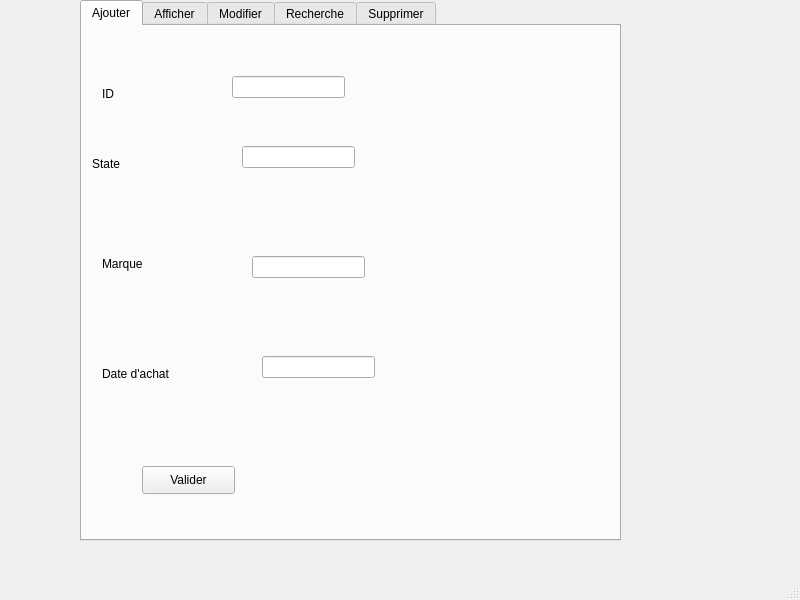
<?xml version="1.0" encoding="UTF-8"?>
<ui version="4.0">
 <class>MainWindow</class>
 <widget class="QMainWindow" name="MainWindow">
  <property name="geometry">
   <rect>
    <x>0</x>
    <y>0</y>
    <width>800</width>
    <height>600</height>
   </rect>
  </property>
  <property name="acceptDrops">
   <bool>true</bool>
  </property>
  <property name="windowTitle">
   <string>Gestion Des Machines</string>
  </property>
  <widget class="QWidget" name="centralwidget">
   <widget class="QTabWidget" name="tabWidget">
    <property name="geometry">
     <rect>
      <x>80</x>
      <y>0</y>
      <width>541</width>
      <height>541</height>
     </rect>
    </property>
    <property name="currentIndex">
     <number>0</number>
    </property>
    <widget class="QWidget" name="tab">
     <attribute name="title">
      <string>Ajouter</string>
     </attribute>
     <widget class="QLineEdit" name="le_numserie">
      <property name="geometry">
       <rect>
        <x>160</x>
        <y>120</y>
        <width>113</width>
        <height>22</height>
       </rect>
      </property>
     </widget>
     <widget class="QLineEdit" name="le_marque">
      <property name="geometry">
       <rect>
        <x>170</x>
        <y>230</y>
        <width>113</width>
        <height>22</height>
       </rect>
      </property>
     </widget>
     <widget class="QLabel" name="label_3">
      <property name="geometry">
       <rect>
        <x>20</x>
        <y>230</y>
        <width>56</width>
        <height>16</height>
       </rect>
      </property>
      <property name="text">
       <string>Marque</string>
      </property>
     </widget>
     <widget class="QLabel" name="label">
      <property name="geometry">
       <rect>
        <x>20</x>
        <y>60</y>
        <width>56</width>
        <height>16</height>
       </rect>
      </property>
      <property name="text">
       <string>ID</string>
      </property>
     </widget>
     <widget class="QLineEdit" name="le_date">
      <property name="geometry">
       <rect>
        <x>180</x>
        <y>330</y>
        <width>113</width>
        <height>22</height>
       </rect>
      </property>
     </widget>
     <widget class="QLabel" name="label_4">
      <property name="geometry">
       <rect>
        <x>20</x>
        <y>340</y>
        <width>91</width>
        <height>16</height>
       </rect>
      </property>
      <property name="text">
       <string>Date d'achat</string>
      </property>
     </widget>
     <widget class="QLabel" name="label_2">
      <property name="geometry">
       <rect>
        <x>10</x>
        <y>130</y>
        <width>111</width>
        <height>16</height>
       </rect>
      </property>
      <property name="text">
       <string>State</string>
      </property>
     </widget>
     <widget class="QLineEdit" name="le_id">
      <property name="geometry">
       <rect>
        <x>150</x>
        <y>50</y>
        <width>113</width>
        <height>22</height>
       </rect>
      </property>
     </widget>
     <widget class="QPushButton" name="le_ajouter">
      <property name="geometry">
       <rect>
        <x>60</x>
        <y>440</y>
        <width>93</width>
        <height>28</height>
       </rect>
      </property>
      <property name="text">
       <string>Valider</string>
      </property>
     </widget>
    </widget>
    <widget class="QWidget" name="tab_3">
     <attribute name="title">
      <string>Afficher</string>
     </attribute>
     <widget class="QPushButton" name="pushButton_5">
      <property name="geometry">
       <rect>
        <x>90</x>
        <y>300</y>
        <width>93</width>
        <height>28</height>
       </rect>
      </property>
      <property name="text">
       <string>OK</string>
      </property>
     </widget>
     <widget class="QTableView" name="tab_machine">
      <property name="geometry">
       <rect>
        <x>50</x>
        <y>40</y>
        <width>351</width>
        <height>221</height>
       </rect>
      </property>
     </widget>
     <widget class="QPushButton" name="le_trier">
      <property name="geometry">
       <rect>
        <x>180</x>
        <y>440</y>
        <width>93</width>
        <height>28</height>
       </rect>
      </property>
      <property name="text">
       <string>Trier</string>
      </property>
     </widget>
     <widget class="QPushButton" name="le_pdf">
      <property name="geometry">
       <rect>
        <x>270</x>
        <y>300</y>
        <width>93</width>
        <height>28</height>
       </rect>
      </property>
      <property name="text">
       <string>Imprimer</string>
      </property>
     </widget>
     <widget class="QComboBox" name="attributebox">
      <property name="geometry">
       <rect>
        <x>190</x>
        <y>340</y>
        <width>73</width>
        <height>22</height>
       </rect>
      </property>
      <item>
       <property name="text">
        <string>ID</string>
       </property>
      </item>
      <item>
       <property name="text">
        <string>MARQUE</string>
       </property>
      </item>
      <item>
       <property name="text">
        <string>DATEA</string>
       </property>
      </item>
     </widget>
     <widget class="QComboBox" name="croicbox">
      <property name="geometry">
       <rect>
        <x>190</x>
        <y>380</y>
        <width>73</width>
        <height>22</height>
       </rect>
      </property>
      <item>
       <property name="text">
        <string>croissante</string>
       </property>
      </item>
      <item>
       <property name="text">
        <string>decroissant</string>
       </property>
      </item>
     </widget>
    </widget>
    <widget class="QWidget" name="tab_2">
     <attribute name="title">
      <string>Modifier</string>
     </attribute>
     <widget class="QLabel" name="label_8">
      <property name="geometry">
       <rect>
        <x>40</x>
        <y>210</y>
        <width>56</width>
        <height>16</height>
       </rect>
      </property>
      <property name="text">
       <string>Marque</string>
      </property>
     </widget>
     <widget class="QLabel" name="label_5">
      <property name="geometry">
       <rect>
        <x>30</x>
        <y>110</y>
        <width>111</width>
        <height>16</height>
       </rect>
      </property>
      <property name="text">
       <string>State</string>
      </property>
     </widget>
     <widget class="QPushButton" name="le_modifier">
      <property name="geometry">
       <rect>
        <x>80</x>
        <y>420</y>
        <width>93</width>
        <height>28</height>
       </rect>
      </property>
      <property name="text">
       <string>Mettre à jour</string>
      </property>
     </widget>
     <widget class="QLineEdit" name="le_update">
      <property name="geometry">
       <rect>
        <x>200</x>
        <y>310</y>
        <width>113</width>
        <height>22</height>
       </rect>
      </property>
     </widget>
     <widget class="QLineEdit" name="le_upnums">
      <property name="geometry">
       <rect>
        <x>180</x>
        <y>100</y>
        <width>113</width>
        <height>22</height>
       </rect>
      </property>
     </widget>
     <widget class="QLineEdit" name="le_upmarque">
      <property name="geometry">
       <rect>
        <x>190</x>
        <y>210</y>
        <width>113</width>
        <height>22</height>
       </rect>
      </property>
     </widget>
     <widget class="QPushButton" name="pushButton_3">
      <property name="geometry">
       <rect>
        <x>280</x>
        <y>420</y>
        <width>93</width>
        <height>28</height>
       </rect>
      </property>
      <property name="text">
       <string>Anuuler</string>
      </property>
     </widget>
     <widget class="QLineEdit" name="le_upid">
      <property name="geometry">
       <rect>
        <x>170</x>
        <y>30</y>
        <width>113</width>
        <height>22</height>
       </rect>
      </property>
     </widget>
     <widget class="QLabel" name="label_6">
      <property name="geometry">
       <rect>
        <x>40</x>
        <y>40</y>
        <width>56</width>
        <height>16</height>
       </rect>
      </property>
      <property name="text">
       <string>ID</string>
      </property>
     </widget>
     <widget class="QLabel" name="label_7">
      <property name="geometry">
       <rect>
        <x>40</x>
        <y>320</y>
        <width>91</width>
        <height>16</height>
       </rect>
      </property>
      <property name="text">
       <string>Date d'achat</string>
      </property>
     </widget>
    </widget>
    <widget class="QWidget" name="tab_5">
     <attribute name="title">
      <string>Recherche</string>
     </attribute>
     <widget class="QPushButton" name="le_recherche">
      <property name="geometry">
       <rect>
        <x>330</x>
        <y>60</y>
        <width>191</width>
        <height>28</height>
       </rect>
      </property>
      <property name="text">
       <string>Recherche par id</string>
      </property>
     </widget>
     <widget class="QLineEdit" name="le_cherche">
      <property name="geometry">
       <rect>
        <x>110</x>
        <y>60</y>
        <width>201</width>
        <height>31</height>
       </rect>
      </property>
     </widget>
     <widget class="QTableView" name="tableView">
      <property name="geometry">
       <rect>
        <x>130</x>
        <y>140</y>
        <width>256</width>
        <height>192</height>
       </rect>
      </property>
     </widget>
    </widget>
    <widget class="QWidget" name="tab_4">
     <attribute name="title">
      <string>Supprimer</string>
     </attribute>
     <widget class="QLineEdit" name="le_id_supp">
      <property name="geometry">
       <rect>
        <x>190</x>
        <y>90</y>
        <width>113</width>
        <height>22</height>
       </rect>
      </property>
      <property name="text">
       <string/>
      </property>
     </widget>
     <widget class="QLabel" name="label_9">
      <property name="geometry">
       <rect>
        <x>100</x>
        <y>90</y>
        <width>56</width>
        <height>16</height>
       </rect>
      </property>
      <property name="text">
       <string>ID</string>
      </property>
     </widget>
     <widget class="QPushButton" name="le_supprimer">
      <property name="geometry">
       <rect>
        <x>200</x>
        <y>220</y>
        <width>93</width>
        <height>28</height>
       </rect>
      </property>
      <property name="text">
       <string>Supprimer</string>
      </property>
     </widget>
    </widget>
   </widget>
  </widget>
  <widget class="QMenuBar" name="menubar">
   <property name="geometry">
    <rect>
     <x>0</x>
     <y>0</y>
     <width>800</width>
     <height>26</height>
    </rect>
   </property>
  </widget>
  <widget class="QStatusBar" name="statusbar"/>
 </widget>
 <resources/>
 <connections/>
</ui>
